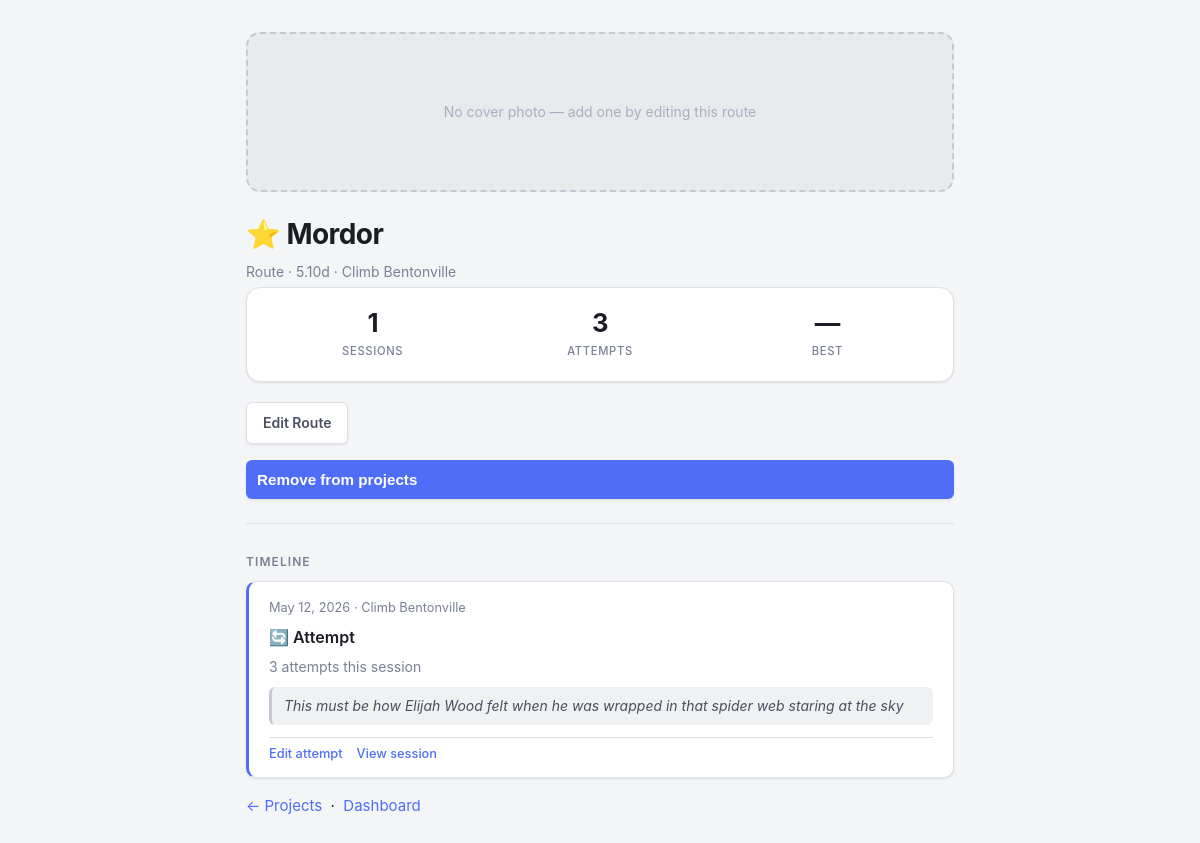
The app's page /route/3, older data.
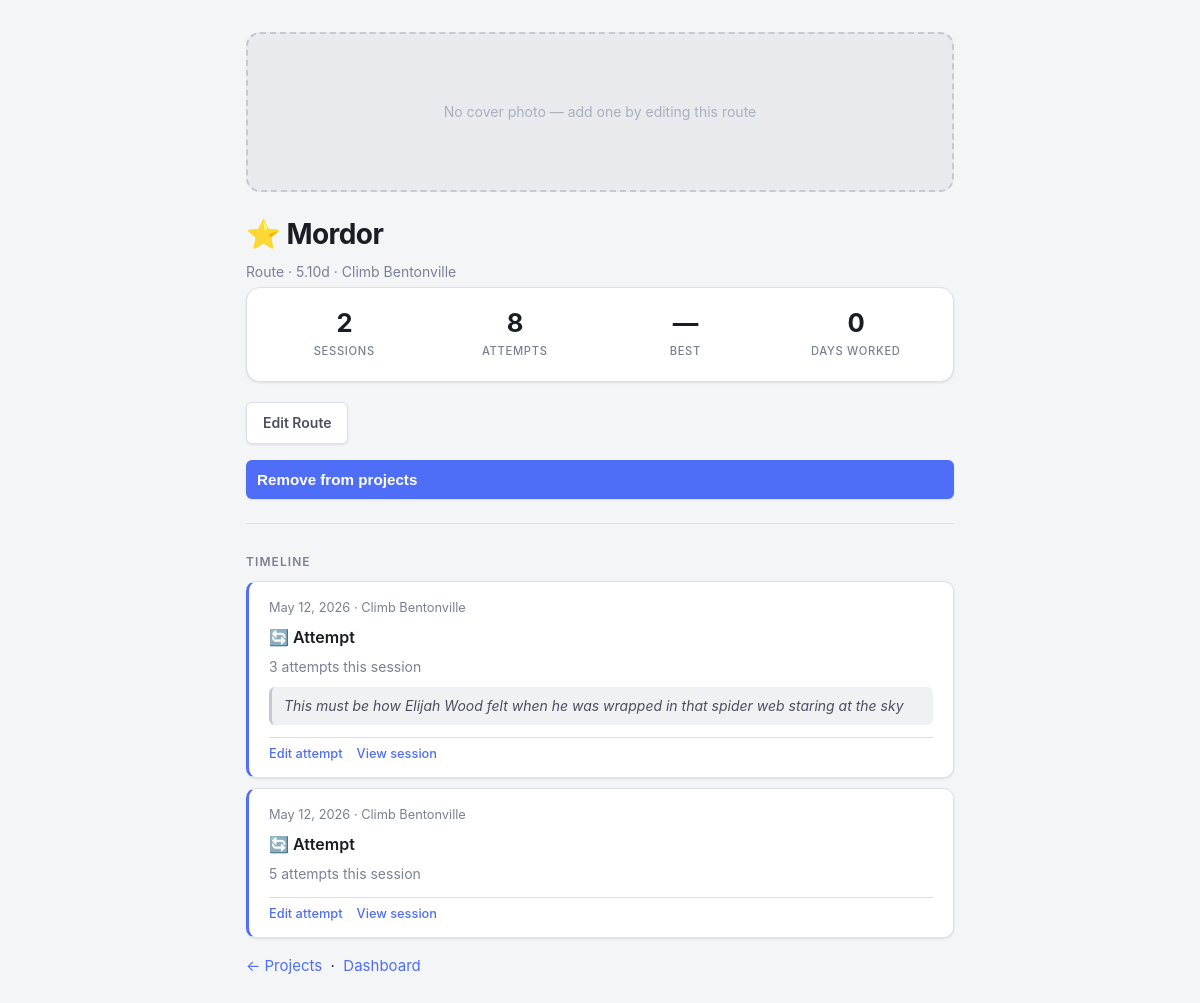
The same page, newer data.
### app.py (models this page shows, shortened)
class Climb(db.Model):
    id = db.Column(db.Integer, primary_key=True)
    session_id = db.Column(db.Integer, db.ForeignKey('session.id'), nullable=True)
    route_id = db.Column(db.Integer, db.ForeignKey('route.id'), nullable=True)
    climb_name = db.Column(db.String(100))
    discipline = db.Column(db.String(20), default='boulder')  # 'boulder' or 'route'
    grade = db.Column(db.String(20))
    attempts = db.Column(db.Integer)
    result = db.Column(db.String(20), default='attempt')
    notes = db.Column(db.String(500))
    style_tags = db.Column(db.String(300))  # comma-separated e.g. "crimp,overhang"

class Session(db.Model):
    id = db.Column(db.Integer, primary_key=True)
    date = db.Column(db.DateTime, default=datetime.utcnow)
    gym_id = db.Column(db.Integer, db.ForeignKey('gym.id'), nullable=True)
    location = db.Column(db.String(100))
    session_type = db.Column(db.String(20), default='indoor')
    notes = db.Column(db.String(300))
    climbs = db.relationship('Climb', backref='session', lazy=True)

class Gym(db.Model):
    id = db.Column(db.Integer, primary_key=True)
    name = db.Column(db.String(100), nullable=False, unique=True)
    address = db.Column(db.String(200))
    is_outdoor = db.Column(db.Boolean, default=False)
    image_filename = db.Column(db.String(200))
    created_at = db.Column(db.DateTime, default=datetime.utcnow)
    sessions = db.relationship('Session', backref='gym', lazy=True)
    routes = db.relationship('Route', backref='gym', lazy=True)

### app.py (the view)
@app.route("/route/<int:route_id>")
def view_route(route_id):
    route = Route.query.get_or_404(route_id)
    climbs = sorted(
        [c for c in route.climbs if c.session],
        key=lambda c: c.session.date
    )
    total_attempts = sum(c.attempts for c in climbs)
    session_ids = {c.session_id for c in climbs}
    best_result = None
    for priority in ['onsight', 'flash', 'send', 'attempt']:
        if any(c.result == priority for c in climbs):
            best_result = priority
            break
    days_worked = None
    if len(climbs) >= 2:
        days_worked = (climbs[-1].session.date - climbs[0].session.date).days
    return render_template(
        "route_detail.html",
        route=route,
        climbs=climbs,
        total_attempts=total_attempts,
        session_count=len(session_ids),
        best_result=best_result,
        days_worked=days_worked,
        result_labels=RESULT_LABELS,
    )

### templates/route_detail.html (shortened to what this page needs)
<!DOCTYPE html>
<html>
<head>
    <link rel="stylesheet" href="{{ url_for('static', filename='style.css') }}">
</head>
<body>
    {% if route.image_filename %}
    <img src="{{ url_for('static', filename='uploads/' + route.image_filename) }}"
         alt="{{ route.name }}" class="cover-image">
    {% else %}
    <div class="cover-placeholder">No cover photo — add one by editing this route</div>
    {% endif %}
    <h1>{% if route.is_project %}⭐ {% endif %}{{ route.name }}</h1>
    <p class="muted">
        {% if route.discipline == 'route' %}Route{% else %}Boulder{% endif %} · {{ route.grade }}
        · {{ route.gym.name if route.gym else route.location }}
    </p>
    {% if climbs %}
    <div class="stats-card">
        <div class="stats-grid">
            <div class="stat">
                <div class="stat-value">{{ session_count }}</div>
                <div class="stat-label">Sessions</div>
            </div>
            <div class="stat">
                <div class="stat-value">{{ total_attempts }}</div>
                <div class="stat-label">Attempts</div>
            </div>
            <div class="stat">
                <div class="stat-value">
                    {% if best_result and best_result != 'attempt' %}
                        {{ result_labels[best_result].split(' ')[0] }}
                    {% else %}—{% endif %}
                </div>
                <div class="stat-label">Best</div>
            </div>
            {% if days_worked is not none %}
            <div class="stat">
                <div class="stat-value">{{ days_worked }}</div>
                <div class="stat-label">Day{% if days_worked != 1 %}s{% endif %} Worked</div>
            </div>
            {% endif %}
        </div>
    </div>
    {% endif %}
    <div class="btn-row">
        <a href="/route/{{ route.id }}/edit" class="btn btn-secondary">Edit Route</a>
        <form method="POST" action="/route/{{ route.id }}/toggle_project" style="display:contents">
            <button type="submit" class="btn btn-secondary">
                {% if route.is_project %}Remove from projects{% else %}Mark as project{% endif %}
            </button>
        </form>
    </div>
    <hr>
    <p class="section-heading">Timeline</p>
    {% if climbs %}
        {% for climb in climbs %}
        <div class="card timeline-entry">
            <p class="muted timeline-date">
                {{ climb.session.date.strftime('%b %d, %Y') }} · {{ climb.session.gym.name if climb.session.gym else climb.session.location }}
            </p>
            <p class="timeline-result">{{ result_labels[climb.result] }}</p>
            <p class="muted">{{ climb.attempts }} attempt{% if climb.attempts != 1 %}s{% endif %} this session</p>
            {% if climb.notes %}
            <p class="climb-notes">{{ climb.notes }}</p>
            {% endif %}
            <div class="card-actions">
                <a href="/climb/{{ climb.id }}/edit" class="link-btn">Edit attempt</a>
                <a href="/session/{{ climb.session_id }}" class="link-btn">View session</a>
            </div>
        </div>
        {% endfor %}
    {% else %}
        <div class="empty-state">
            <div class="empty-state-icon">📋</div>
            <p>No attempts logged yet.</p>
        </div>
    {% endif %}
    <p style="margin-top: 16px;">
        <a href="/projects">← Projects</a>
        &nbsp;·&nbsp;
        <a href="/">Dashboard</a>
    </p>
</body>
</html>

Row changes from the older to the newer data that the page shows:
added Climb: session "May 12, 2026", session.gym "Climb Bentonville", result "🔄 Attempt", attempts "5"
Text that changed along with them:
{{ session_count }}: "1" → "2"
{{ total_attempts }}: "3" → "8"
{{ days_worked }}: (not shown) → "0"
text now shown: "DAY S WORKED"
